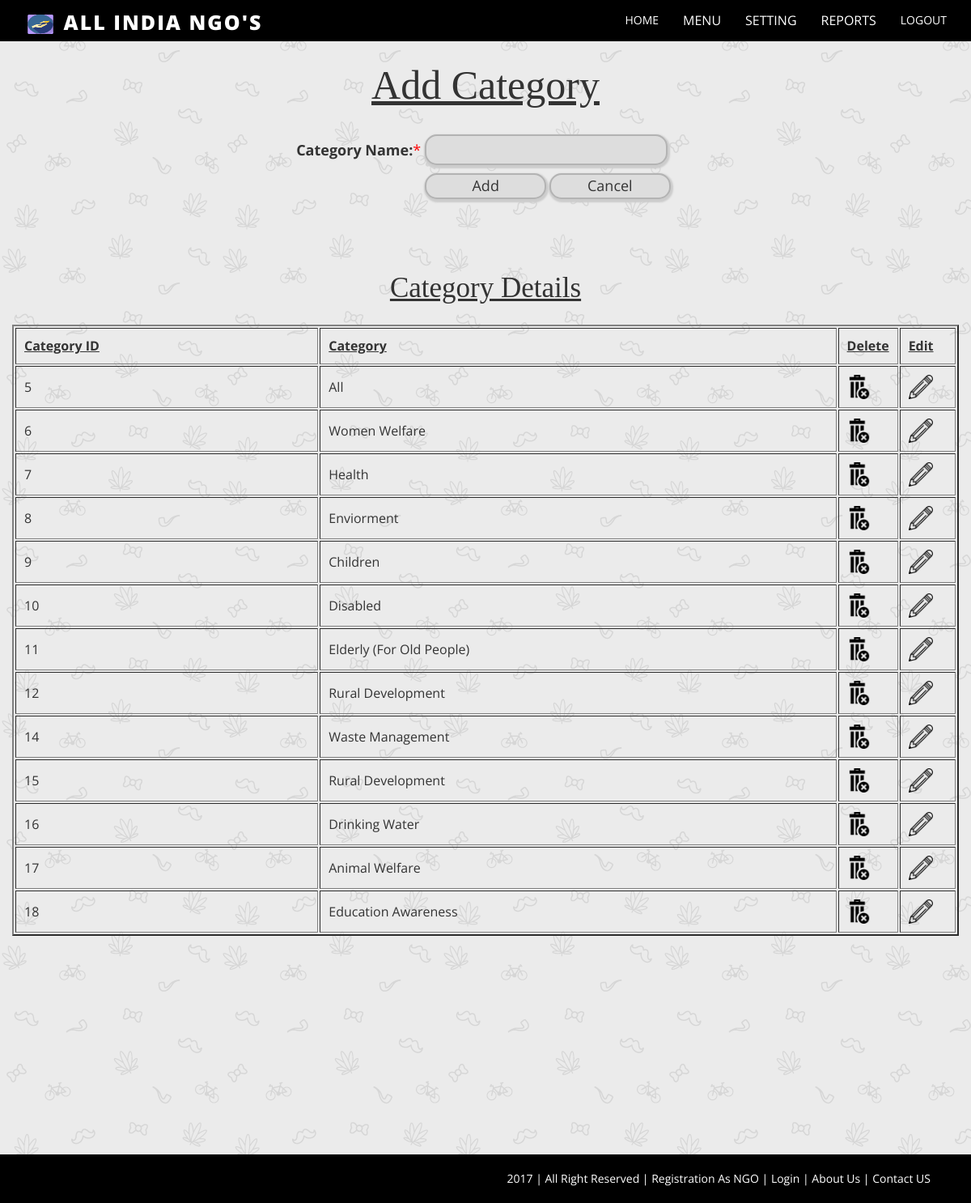
The page /project/category.php on the database its author committed.
### tables this page shows
CREATE TABLE IF NOT EXISTS `category_table` (
  `cat_id` int(10) NOT NULL AUTO_INCREMENT,
  `cat_name` varchar(30) NOT NULL,
  PRIMARY KEY (`cat_id`)
);

### project/category.php (the view, shortened to what this page needs)
<?php
  include("adminheader.php");
?>
<center>
<form action="addcategory.php" name="f1" onsubmit="return check();" method="post">
<span class="header">Add Category</span>
<br>
<br>
<table>
<tr>
		<td style="font-size:18px;"><b>Category Name:</b><span style="color:red">*</span></td>
		<td style="padding:5px"><input type="text" class="tbox" name="t1" style="width:300px;height:38px"><span id="d1" class="error" ></span></td>
</tr>
<tr>
		<td>&nbsp;</td>
		<td style="padding:5px"><input type="Submit" class="tbox" value="Add" name="b1" style="width:150px;font-size:18px;">
                     <input type="reset" value="Cancel" class="tbox" style="width:150px;font-size:18px;">
 </td>
</tr>
</table>
</form>
  <br>
<br>
<?php
	include("dbconnection.php");
	$rs=$obj->query("select *From category_table");
?>
 <br>
 <br>
<snap class="table">Category Details</snap>
<br>
<br>
<table class="tbl" border=2>
<tr>
	<td style="padding:10px;font-size:16px;"><b><u>Category ID</u></b></td>
	<td style="padding:10px;font-size:16px;"><b><u>Category</u></b></td>
	<td style="padding:10px;font-size:16px;"><b><u>Delete</u></b></td>
	<td style="padding:10px;font-size:16px;"><b><u>Edit</u></b></td>
</tr>
	<?php
		while($db=$rs->fetch())
		{
	?>
			<tr>
				<td style="padding:10px;font-size:16px;"><?php echo $db["cat_id"]; ?></td>
				<td style="padding:10px;font-size:16px;"><?php echo $db["cat_name"]; ?></td>
				<td style="padding:10px;font-size:16px;" width="6%"><a href='deletecategory.php?x=<?php echo $db["cat_id"]; ?>'onclick="return confirm('You sure you want to delete <?php echo $db["cat_name"]; ?> ?'); "><img src="image\delete.png"  height=30 width=30></a></td>
				<td style="padding:10px;font-size:16px;" width="6%"><a href='editcategory.php?x=<?php echo $db["cat_id"]; ?>' onclick="return confirm('You sure you want to edit <?php echo $db["cat_name"]; ?> ?'); "><img src="image\edit.png"  height=30 width=30></a></td>
			</tr>
	<?php
	   }
	?>
</table>
<center>
<?php
  include("adminfooter.php");
?>

### project/category.php (style rules this page uses)
.header { color:dark grey; font-family:bookman old style; font-size:50px; text-decoration:underline; }
.table { color:dark grey; font-family:bookman old style; font-size:35px; text-decoration:underline; }
.tbox { border:2px solid #b3b3b3; background:#dddddd; width:200px; border-radius:15px; font-size:18px; -moz-border-radius:25px; -moz-box-shadow:1px 1px 1px #ccc; -webkit-box-shadow: 1px 1px 1px 1px #ccc; box-shadow: 1px 2px 2px 2px #ccc; }
.tbl { border-collapse: separate; border-spacing: 2px 2px; border-color:dark grey; }

### rows shown on the page
category_table: cat_id "5", cat_name "All"
category_table: cat_id "6", cat_name "Women Welfare"
category_table: cat_id "7", cat_name "Health"
category_table: cat_id "8", cat_name "Enviorment"
category_table: cat_id "9", cat_name "Children"
category_table: cat_id "10", cat_name "Disabled"
category_table: cat_id "11", cat_name "Elderly (For Old People)"
category_table: cat_id "12", cat_name "Rural Development"
category_table: cat_id "14", cat_name "Waste Management"
category_table: cat_id "15", cat_name "Rural Development"
category_table: cat_id "16", cat_name "Drinking Water"
category_table: cat_id "17", cat_name "Animal Welfare"
category_table: cat_id "18", cat_name "Education Awareness"
